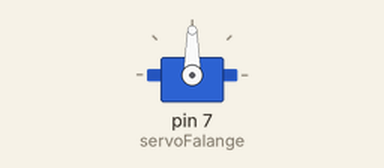
Simulated run of this sketch. Board: Arduino Uno, built with avr-gcc and run on an emulated ATmega328P. Shown: servo.

Above: at 0.05 s.
Timing chart, 0 to 4.6 s (numbered marks = the images above):
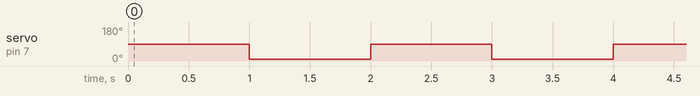

The sketch:

1movimiento.de.dedo.ino
```cpp
#include <Servo.h>

Servo servoFalange;  // Servo para la falange

int angulo = 90;  // Ángulo de la falange

void setup() {
  servoFalange.attach(7);  // Conecta el servo de la falange al pin 7
}

void loop() {
  // Mueve la falange a la posición deseada
  servoFalange.write(angulo);

  delay(1000);  // Espera 1 segundo

  // Vuelve a la posición inicial
  //servoFalange.write(160);  // 90 grados es la posición inicial

  //delay(1000);  // Espera 1 segundo antes de repetir el movimiento

  servoFalange.write(10);  // 90 grados es la posición inicial

  delay(1000);  // Espera 1 segundo antes de repetir el movimiento
}
```

Measured:
- by itself, servo on pin 7 (servoFalange): alternates 90° for 1.0 s and 10° for 1.0 s
